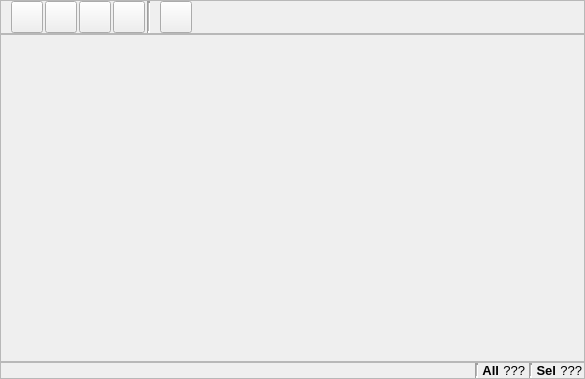
<?xml version="1.0" encoding="UTF-8"?>
<ui version="4.0">
 <class>SpeciesWidget</class>
 <widget class="QWidget" name="SpeciesWidget">
  <property name="geometry">
   <rect>
    <x>0</x>
    <y>0</y>
    <width>585</width>
    <height>379</height>
   </rect>
  </property>
  <property name="font">
   <font>
    <pointsize>9</pointsize>
   </font>
  </property>
  <property name="windowTitle">
   <string>Form</string>
  </property>
  <layout class="QVBoxLayout" name="verticalLayout">
   <property name="spacing">
    <number>0</number>
   </property>
   <property name="leftMargin">
    <number>0</number>
   </property>
   <property name="topMargin">
    <number>0</number>
   </property>
   <property name="rightMargin">
    <number>0</number>
   </property>
   <property name="bottomMargin">
    <number>0</number>
   </property>
   <item>
    <widget class="QFrame" name="ToolsFrame">
     <property name="font">
      <font>
       <pointsize>8</pointsize>
      </font>
     </property>
     <property name="frameShape">
      <enum>QFrame::StyledPanel</enum>
     </property>
     <property name="frameShadow">
      <enum>QFrame::Sunken</enum>
     </property>
     <layout class="QHBoxLayout" name="horizontalLayout_4">
      <property name="spacing">
       <number>2</number>
      </property>
      <property name="leftMargin">
       <number>2</number>
      </property>
      <property name="topMargin">
       <number>0</number>
      </property>
      <property name="rightMargin">
       <number>2</number>
      </property>
      <property name="bottomMargin">
       <number>0</number>
      </property>
      <item>
       <widget class="QLabel" name="ToolbarVIewLabel">
        <property name="sizePolicy">
         <sizepolicy hsizetype="Fixed" vsizetype="Fixed">
          <horstretch>0</horstretch>
          <verstretch>0</verstretch>
         </sizepolicy>
        </property>
        <property name="maximumSize">
         <size>
          <width>24</width>
          <height>24</height>
         </size>
        </property>
        <property name="text">
         <string/>
        </property>
        <property name="pixmap">
         <pixmap resource="main.qrc">:/viewer_toolbar/icons/viewer_toolbar_view.svg</pixmap>
        </property>
        <property name="scaledContents">
         <bool>true</bool>
        </property>
       </widget>
      </item>
      <item>
       <widget class="QToolButton" name="ViewResetButton">
        <property name="minimumSize">
         <size>
          <width>32</width>
          <height>32</height>
         </size>
        </property>
        <property name="maximumSize">
         <size>
          <width>32</width>
          <height>32</height>
         </size>
        </property>
        <property name="toolTip">
         <string>Reset view, showing all data</string>
        </property>
        <property name="text">
         <string/>
        </property>
        <property name="icon">
         <iconset resource="main.qrc">
          <normaloff>:/viewer/icons/viewer_reset.svg</normaloff>:/viewer/icons/viewer_reset.svg</iconset>
        </property>
        <property name="iconSize">
         <size>
          <width>24</width>
          <height>24</height>
         </size>
        </property>
        <property name="checkable">
         <bool>false</bool>
        </property>
        <property name="checked">
         <bool>false</bool>
        </property>
        <property name="autoExclusive">
         <bool>false</bool>
        </property>
       </widget>
      </item>
      <item>
       <widget class="QToolButton" name="ViewSpheresButton">
        <property name="minimumSize">
         <size>
          <width>32</width>
          <height>32</height>
         </size>
        </property>
        <property name="maximumSize">
         <size>
          <width>32</width>
          <height>32</height>
         </size>
        </property>
        <property name="toolTip">
         <string>Use spheres for model display</string>
        </property>
        <property name="text">
         <string/>
        </property>
        <property name="icon">
         <iconset resource="main.qrc">
          <normaloff>:/viewer/icons/viewer_spheres.svg</normaloff>
          <normalon>:/viewer/icons/viewer_spheres_on.svg</normalon>:/viewer/icons/viewer_spheres.svg</iconset>
        </property>
        <property name="iconSize">
         <size>
          <width>24</width>
          <height>24</height>
         </size>
        </property>
        <property name="checkable">
         <bool>true</bool>
        </property>
        <property name="checked">
         <bool>false</bool>
        </property>
        <property name="autoExclusive">
         <bool>false</bool>
        </property>
       </widget>
      </item>
      <item>
       <widget class="QToolButton" name="ViewAxesVisibleButton">
        <property name="minimumSize">
         <size>
          <width>32</width>
          <height>32</height>
         </size>
        </property>
        <property name="maximumSize">
         <size>
          <width>32</width>
          <height>32</height>
         </size>
        </property>
        <property name="toolTip">
         <string>Toggle visibility of axes</string>
        </property>
        <property name="text">
         <string/>
        </property>
        <property name="icon">
         <iconset resource="main.qrc">
          <normaloff>:/viewer/icons/viewer_axes.svg</normaloff>
          <normalon>:/viewer/icons/viewer_axes_on.svg</normalon>:/viewer/icons/viewer_axes.svg</iconset>
        </property>
        <property name="iconSize">
         <size>
          <width>24</width>
          <height>24</height>
         </size>
        </property>
        <property name="checkable">
         <bool>true</bool>
        </property>
        <property name="checked">
         <bool>false</bool>
        </property>
        <property name="autoExclusive">
         <bool>false</bool>
        </property>
       </widget>
      </item>
      <item>
       <widget class="QToolButton" name="ViewCopyToClipboardButton">
        <property name="minimumSize">
         <size>
          <width>32</width>
          <height>32</height>
         </size>
        </property>
        <property name="maximumSize">
         <size>
          <width>32</width>
          <height>32</height>
         </size>
        </property>
        <property name="toolTip">
         <string>Copy current view contents to clipboard</string>
        </property>
        <property name="text">
         <string/>
        </property>
        <property name="icon">
         <iconset resource="main.qrc">
          <normaloff>:/viewer/icons/viewer_snapshot.svg</normaloff>:/viewer/icons/viewer_snapshot.svg</iconset>
        </property>
        <property name="iconSize">
         <size>
          <width>24</width>
          <height>24</height>
         </size>
        </property>
        <property name="checkable">
         <bool>false</bool>
        </property>
        <property name="checked">
         <bool>false</bool>
        </property>
        <property name="autoExclusive">
         <bool>false</bool>
        </property>
       </widget>
      </item>
      <item>
       <widget class="Line" name="line_5">
        <property name="lineWidth">
         <number>2</number>
        </property>
        <property name="midLineWidth">
         <number>1</number>
        </property>
        <property name="orientation">
         <enum>Qt::Vertical</enum>
        </property>
       </widget>
      </item>
      <item>
       <widget class="QLabel" name="ToolbarToolsLabel">
        <property name="sizePolicy">
         <sizepolicy hsizetype="Fixed" vsizetype="Fixed">
          <horstretch>0</horstretch>
          <verstretch>0</verstretch>
         </sizepolicy>
        </property>
        <property name="maximumSize">
         <size>
          <width>24</width>
          <height>24</height>
         </size>
        </property>
        <property name="text">
         <string/>
        </property>
        <property name="pixmap">
         <pixmap resource="main.qrc">:/viewer_toolbar/icons/viewer_toolbar_tools.svg</pixmap>
        </property>
        <property name="scaledContents">
         <bool>true</bool>
        </property>
       </widget>
      </item>
      <item>
       <widget class="QToolButton" name="ToolsMinimiseButton">
        <property name="minimumSize">
         <size>
          <width>32</width>
          <height>32</height>
         </size>
        </property>
        <property name="maximumSize">
         <size>
          <width>32</width>
          <height>32</height>
         </size>
        </property>
        <property name="toolTip">
         <string>Fix the geometry, minimising the energy of the current structure according to its forcefield</string>
        </property>
        <property name="text">
         <string/>
        </property>
        <property name="icon">
         <iconset resource="main.qrc">
          <normaloff>:/viewer/icons/viewer_medic.svg</normaloff>:/viewer/icons/viewer_medic.svg</iconset>
        </property>
        <property name="iconSize">
         <size>
          <width>24</width>
          <height>24</height>
         </size>
        </property>
        <property name="checkable">
         <bool>false</bool>
        </property>
        <property name="checked">
         <bool>false</bool>
        </property>
        <property name="autoExclusive">
         <bool>false</bool>
        </property>
       </widget>
      </item>
      <item>
       <spacer name="horizontalSpacer">
        <property name="orientation">
         <enum>Qt::Horizontal</enum>
        </property>
        <property name="sizeHint" stdset="0">
         <size>
          <width>40</width>
          <height>20</height>
         </size>
        </property>
       </spacer>
      </item>
     </layout>
    </widget>
   </item>
   <item>
    <widget class="QFrame" name="MainViewFrame">
     <property name="sizePolicy">
      <sizepolicy hsizetype="Expanding" vsizetype="Expanding">
       <horstretch>0</horstretch>
       <verstretch>0</verstretch>
      </sizepolicy>
     </property>
     <property name="minimumSize">
      <size>
       <width>300</width>
       <height>300</height>
      </size>
     </property>
     <property name="frameShape">
      <enum>QFrame::StyledPanel</enum>
     </property>
     <property name="frameShadow">
      <enum>QFrame::Sunken</enum>
     </property>
     <layout class="QHBoxLayout" name="horizontalLayout">
      <property name="spacing">
       <number>0</number>
      </property>
      <property name="leftMargin">
       <number>0</number>
      </property>
      <property name="topMargin">
       <number>0</number>
      </property>
      <property name="rightMargin">
       <number>0</number>
      </property>
      <property name="bottomMargin">
       <number>0</number>
      </property>
      <item>
       <widget class="SpeciesViewer" name="SpeciesView" native="true">
        <property name="sizePolicy">
         <sizepolicy hsizetype="Expanding" vsizetype="Expanding">
          <horstretch>0</horstretch>
          <verstretch>3</verstretch>
         </sizepolicy>
        </property>
        <property name="cursor">
         <cursorShape>CrossCursor</cursorShape>
        </property>
        <property name="mouseTracking">
         <bool>true</bool>
        </property>
        <property name="focusPolicy">
         <enum>Qt::WheelFocus</enum>
        </property>
       </widget>
      </item>
     </layout>
    </widget>
   </item>
   <item>
    <widget class="QFrame" name="InfoFrame">
     <property name="font">
      <font>
       <pointsize>10</pointsize>
      </font>
     </property>
     <property name="frameShape">
      <enum>QFrame::StyledPanel</enum>
     </property>
     <property name="frameShadow">
      <enum>QFrame::Sunken</enum>
     </property>
     <layout class="QHBoxLayout" name="horizontalLayout_2">
      <property name="spacing">
       <number>4</number>
      </property>
      <property name="leftMargin">
       <number>2</number>
      </property>
      <property name="topMargin">
       <number>0</number>
      </property>
      <property name="rightMargin">
       <number>2</number>
      </property>
      <property name="bottomMargin">
       <number>0</number>
      </property>
      <item>
       <widget class="QLabel" name="ModeLabel">
        <property name="sizePolicy">
         <sizepolicy hsizetype="Ignored" vsizetype="Preferred">
          <horstretch>0</horstretch>
          <verstretch>0</verstretch>
         </sizepolicy>
        </property>
        <property name="text">
         <string/>
        </property>
        <property name="alignment">
         <set>Qt::AlignLeading|Qt::AlignLeft|Qt::AlignVCenter</set>
        </property>
       </widget>
      </item>
      <item>
       <widget class="Line" name="line_3">
        <property name="lineWidth">
         <number>2</number>
        </property>
        <property name="midLineWidth">
         <number>1</number>
        </property>
        <property name="orientation">
         <enum>Qt::Vertical</enum>
        </property>
       </widget>
      </item>
      <item>
       <widget class="QLabel" name="FormulaPreLabel">
        <property name="sizePolicy">
         <sizepolicy hsizetype="Maximum" vsizetype="Preferred">
          <horstretch>0</horstretch>
          <verstretch>0</verstretch>
         </sizepolicy>
        </property>
        <property name="font">
         <font>
          <pointsize>10</pointsize>
          <bold>true</bold>
         </font>
        </property>
        <property name="text">
         <string>All</string>
        </property>
        <property name="alignment">
         <set>Qt::AlignRight|Qt::AlignTrailing|Qt::AlignVCenter</set>
        </property>
       </widget>
      </item>
      <item>
       <widget class="QLabel" name="FormulaLabel">
        <property name="sizePolicy">
         <sizepolicy hsizetype="Maximum" vsizetype="Preferred">
          <horstretch>0</horstretch>
          <verstretch>0</verstretch>
         </sizepolicy>
        </property>
        <property name="text">
         <string>???</string>
        </property>
        <property name="alignment">
         <set>Qt::AlignRight|Qt::AlignTrailing|Qt::AlignVCenter</set>
        </property>
       </widget>
      </item>
      <item>
       <widget class="Line" name="line_4">
        <property name="lineWidth">
         <number>2</number>
        </property>
        <property name="midLineWidth">
         <number>1</number>
        </property>
        <property name="orientation">
         <enum>Qt::Vertical</enum>
        </property>
       </widget>
      </item>
      <item>
       <widget class="QLabel" name="SelectionPreLabel">
        <property name="sizePolicy">
         <sizepolicy hsizetype="Maximum" vsizetype="Preferred">
          <horstretch>0</horstretch>
          <verstretch>0</verstretch>
         </sizepolicy>
        </property>
        <property name="font">
         <font>
          <pointsize>10</pointsize>
          <bold>true</bold>
         </font>
        </property>
        <property name="text">
         <string>Sel</string>
        </property>
        <property name="alignment">
         <set>Qt::AlignRight|Qt::AlignTrailing|Qt::AlignVCenter</set>
        </property>
       </widget>
      </item>
      <item>
       <widget class="QLabel" name="SelectionLabel">
        <property name="sizePolicy">
         <sizepolicy hsizetype="Maximum" vsizetype="Preferred">
          <horstretch>0</horstretch>
          <verstretch>0</verstretch>
         </sizepolicy>
        </property>
        <property name="text">
         <string>???</string>
        </property>
        <property name="alignment">
         <set>Qt::AlignRight|Qt::AlignTrailing|Qt::AlignVCenter</set>
        </property>
       </widget>
      </item>
     </layout>
    </widget>
   </item>
  </layout>
 </widget>
 <customwidgets>
  <customwidget>
   <class>SpeciesViewer</class>
   <extends>QWidget</extends>
   <header>gui/speciesViewer.hui</header>
   <container>1</container>
  </customwidget>
 </customwidgets>
 <resources>
  <include location="main.qrc"/>
  <include location="../main.qrc"/>
 </resources>
 <connections/>
</ui>
